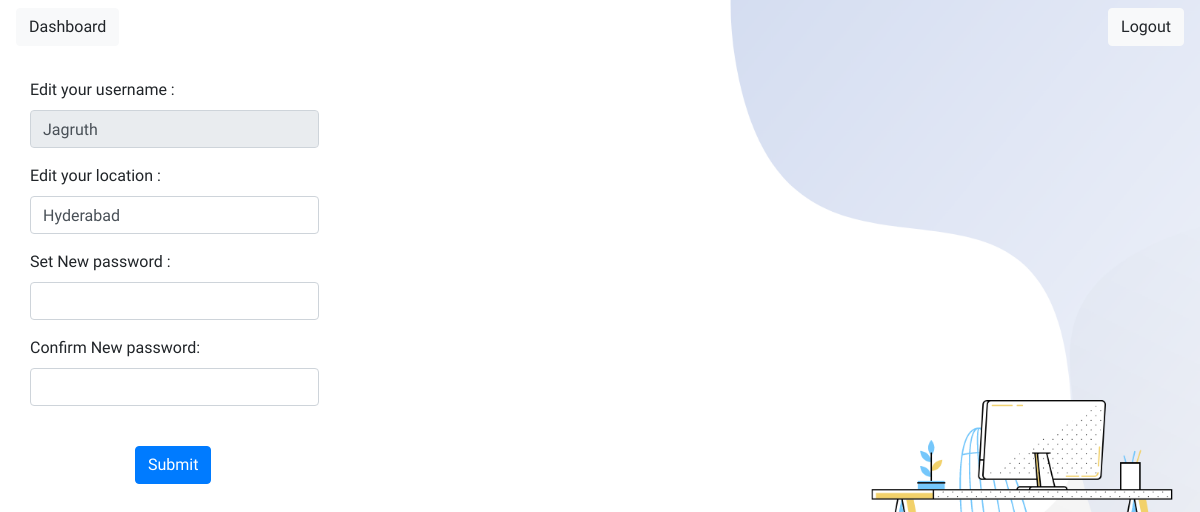
Before: /edit_profile (signed in) with the older database file.
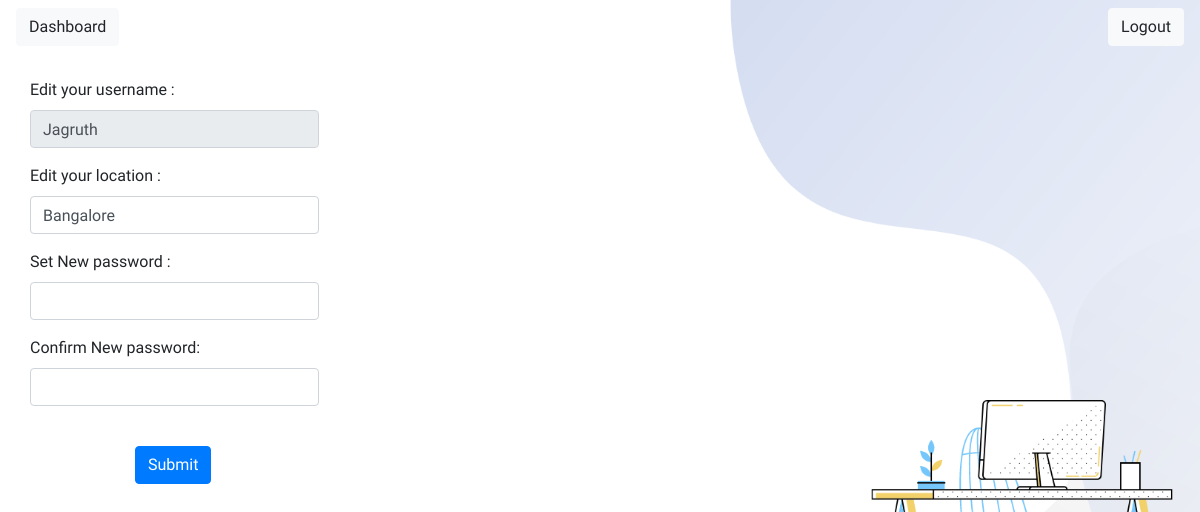
After: the same page with the newer database file.
### app/models.py (models this page shows, shortened)
class Users(UserMixin, db.Model):
    id = db.Column(db.String(24), primary_key=True)
    username = db.Column(db.String(64), index=True, unique=True)
    email = db.Column(db.String(120), index=True, unique=True)
    password_hash = db.Column(db.String(128))
    overall_exp = db.Column(db.Integer, index=True, nullable=True)
    location = db.Column(db.String(24), index=True)
    manager_id = db.Column(db.String(24))
    practice = db.Column(db.String(24), index=True)
    employees = db.relationship('Skills', backref='author', lazy='dynamic')
    admin = db.Column(db.Enum('N', 'Y'), index=True, server_default='N')

### app/routes.py (the view, shortened to what this page needs)
@app.route('/edit_profile', methods=['GET', 'POST'])
def edit_profile():
    username = db.session.query(Users.username).filter_by(id=current_user.id).first()
    location = db.session.query(Users.location).filter_by(id=current_user.id).first()
    print(username, location)
    return render_template('edit_profile.html', name=username[0], loc=location[0])

### app/models.py (called while the page is built)
@login.user_loader
def load_user(id):
    return Users.query.get(id)

### app/templates/edit_profile.html (shortened to what this page needs)
{% extends "base.html" %}
{% block content %}
    <div class="container-fluid" style="padding-left: 30px;">
        <form action="" method="post" id="form">
            <div class="form-group">
                <label for="username">Edit your username : </label>
                <input type="text" class="form-control" name="username" id="username" value={{name}} style="width: 25%;" disabled>
            </div>
            <div class="form-group">
                <label for="username">Edit your location : </label>
                <input type="text" class="form-control" name="username" id="location" value={{loc}} style="width: 25%;">
            </div>
             <div class="form-group">
                <label for="password">Set New password : </label>
                <input type="password" class="form-control" name="password" id="password" onkeyup='check();' style="width: 25%;">
            </div>
            <div class="form-group">
                <label for="confirm_password">Confirm New password: </label>
              <input type="password" class="form-control" name="confirm_password" id="confirm_password" onkeyup='check();' style="width: 25%;">
            </div>
            <br>
            <button style="margin-left: 105px;" type="submit" class="btn btn-primary" form="form" value="Submit" id="button">Submit</button>
            <br>
        </form>
    </div>
{% endblock %}

### app/templates/base.html (shortened to what this page needs)
<html>
    <head>
        <link href="https://cdnjs.cloudflare.com/ajax/libs/popper.js/1.14.3/umd/popper.min.js" rel="stylesheet">
        <link rel="stylesheet" href="https://stackpath.bootstrapcdn.com/bootstrap/4.4.1/css/bootstrap.min.css">
    </head>
    <body>
        <nav class="navbar">
            <a href="{{ url_for('dashboard') }}" class="btn btn-light" role="button" aria-pressed="true">Dashboard</a>
            {% if not current_user.is_anonymous %}
                <a href="{{ url_for('logout') }}" class="btn btn-light" role="button" aria-pressed="true">Logout</a>
            {% endif %}
        </nav>
        <br>
        {% block content %}{% endblock %}
    </body>
</html>

### app/templates/base.html (style rules this page uses)
body { background-size: cover; font-family: 'Cairo', sans-serif; }

### app/templates/edit_profile.html (style rules this page uses)
body { background-image: url("static/res/edit_pro.png"); font-family: 'Cairo', sans-serif; }

Changed rows visible on the page:
changed Users "Jagruth": username "Hyderabad" → "Bangalore"
